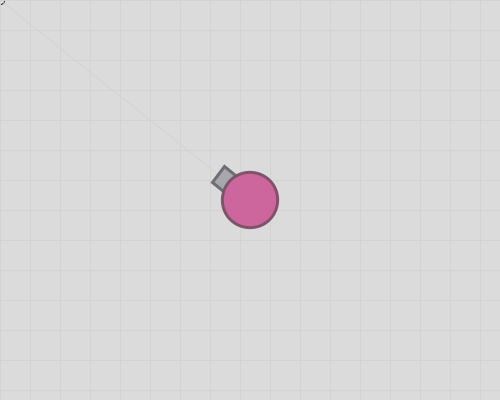
Frame 1 (no input)
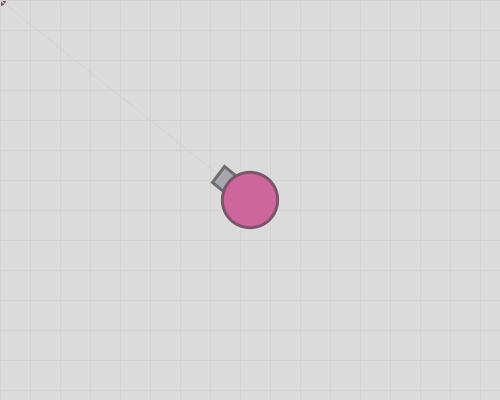
Frame 60 (the mouse pressed at the canvas centre just before this capture)
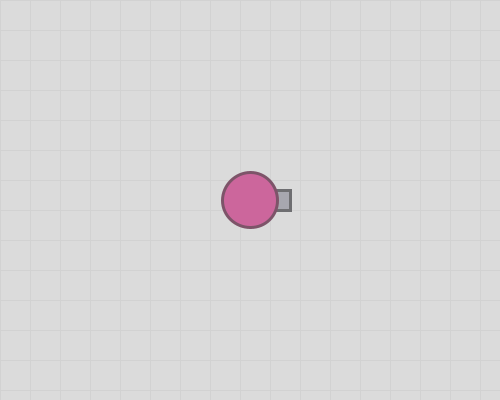
Frame 120 (the mouse held since frame 60 and released just before this capture)

The Processing sketch that drew these frames (run headless with seeded random() and noise(); from frame 60 on, the mouse is pressed at the canvas centre):

// Processing sketch: week07_5_arras05_correct_move_translate_translate_mx_my
// ── week07_5_arras05_correct_move_translate_translate_mx_my.pde
// week07_5_arras05_correct_move_translate_translate_mx_my
// 會移動的背景，但是其他要正確運作
void setup(){
  size(500,400);
}
void keyPressed(){
  if(keyCode==RIGHT) x+=1;
  if(keyCode==LEFT) x-=1;
  if(keyCode==UP) y-=1;
  if(keyCode==DOWN) y+=1;
}
float x = 250, y=200;
void draw(){
  //background(215,184,200); //紅底
  //stroke(211,180,196); //紅底的線
  background(219); //灰底
  translate(-x, -y); //讓全世界，都向反方向移動
  translate(width/2, height/2); //把 0,0 移畫面正中心
  float mx = mouseX+x-width/2, my = mouseY+y-height/2; //換算 mx, my 的座標 
  ellipse(mx, my, 8, 8);
  stroke(210); //灰底的線
  strokeWeight(1);
  for(int i=0; i<30; i++){
    line(0, i*30, 500, i*30);
    line(i*30, 0, i*30, 500);
  }
  float dx = mx-x, dy = my-y; //改用 mx, my
  float a = atan2(dy,dx); //atan2() 算出角度
  line(x, y, mx, my); //改用 mx, my
  myTank(x, y, a);
}
void myTank(float x, float y, float a){
  translate(x, y); //大二下圖學課教的：移動
  rotate(a); //大二下圖學課教的：旋轉
  fill(167,167,175);
  stroke(110,110,113);
  strokeWeight(3);
  rect(20,-10,20,20);//砲管
  
  fill(204,102,156);
  stroke(125,84,105);
  strokeWeight(3);
  ellipse(0,0,55,55);//圓形的身體
}
